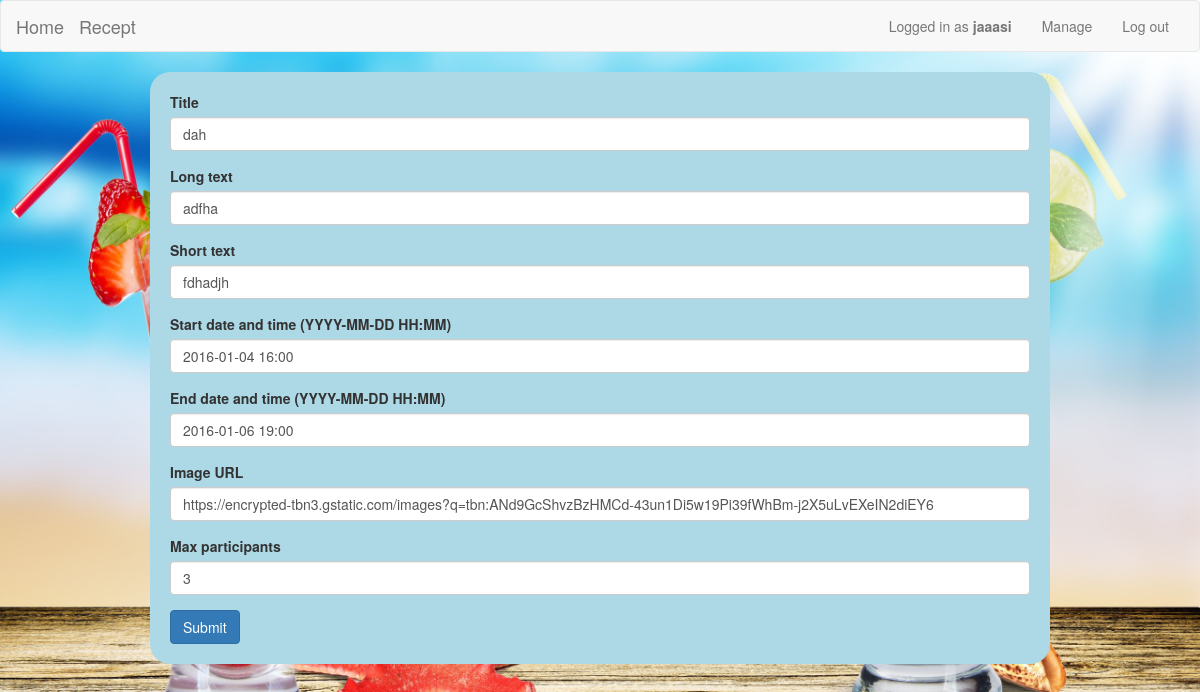
Screenshot of /editEvent/5/ (signed in) with the database file from the repository.
### mysite/models.py (models this page shows)
class Event(models.Model):
    title = models.CharField(max_length=255)
    longText = models.CharField(max_length=255)
    shortText = models.CharField(max_length=255)
    startTime = models.DateTimeField()
    endTime = models.DateTimeField()
    imgUrl = models.URLField(unique=False)
    maxParticipants = models.IntegerField()

### mysite/views.py (the view)
# urls.py: url(r'^editEvent/(\d+)/$', editEvent),
def editEvent(request, eventID):
    event = Event.objects.get(id=eventID)
    if request.user.is_authenticated() and request.user.is_superuser:
        if request.method == 'POST':
            event.title = request.POST['title']
            event.longText = request.POST['longText']
            event.shortText = request.POST['shortText']
            event.startTime = request.POST['startTime']
            event.endTime = request.POST['endTime']
            event.imgUrl = request.POST['imgUrl']
            event.maxParticipants = request.POST['maxParticipants']
            event.save()
            messages.success(request, "Event edited!")
            return HttpResponseRedirect('/')
    return render_to_response("editEvent.html", {'event': event}, context_instance=RequestContext(request))

### mysite/templatetags/tags.py (called while the page is built)
@register.simple_tag
def active(request, pattern):
    if request.path.startswith(pattern):
        return 'active'
    return ''

### mysite/templates/editEvent.html (shortened to what this page needs)
<!DOCTYPE html>
<html>
<head lang="en">
   {% include "head.html" with pagetitle="Edit event"%}
</head>
<body class = "background">
    {% include "navbar.html" %}
    {% if request.user.is_authenticated and user.is_superuser%}
        <div class="basicdiv">
            <form method="post" action="">
                <div class="form-group">
                    <label for="title">Title</label>
                    <input type="text" class="form-control" name="title" value="{{ event.title }}">
                </div>
                <div class="form-group">
                    <label for="longText">Long text</label>
                    <input type="text" class="form-control" name="longText" value="{{ event.longText }}">
                </div>
                <div class="form-group">
                    <label for="shortText">Short text</label>
                    <input type="text" class="form-control" name="shortText" value="{{ event.shortText }}">
                </div>
                <div class="form-group">
                    <label for="startTime">Start date and time (YYYY-MM-DD HH:MM)</label>
                    <input type="datetime" class="form-control" name="startTime" value="{{ event.startTime | date:'Y-m-d H:i' }}">
                </div>
                <div class="form-group">
                    <label for="endTime">End date and time (YYYY-MM-DD HH:MM)</label>
                    <input type="datetime" class="form-control" name="endTime" value="{{ event.endTime | date:'Y-m-d H:i' }}">
                </div>
                <div class="form-group">
                    <label for="imgUrl">Image URL</label>
                    <input type="text" class="form-control" name="imgUrl" value="{{ event.imgUrl }}">
                </div>
                <div class="form-group">
                    <label for="maxParticipants">Max participants</label>
                    <input type="number" class="form-control" name="maxParticipants" value="{{ event.maxParticipants }}">
                </div>
                <button type="submit" class="btn btn-primary">Submit</button>
            </form>
        </div>
    {% endif %}
</body>
</html>

### mysite/templates/logout.html
{% load tags %}
<li class="dropdown" id="menulogout">
	<p class="navbar-text">Logged in as <strong>{{user.username}}</strong></p>
	<ul class="nav navbar-nav">
		<li class="{% active request "/profile/" %}"><a href="/profile/{{ user.id }}/">Manage</a></li>
		<li><a href="/logout/">Log out</a></li>
	</ul>
</li>

### mysite/static/styles.css (style rules this page uses)
.background { background-image:url("background1.jpg"); background-repeat:no-repeat; background-size:cover; }
.basicdiv { background-color:lightblue; margin-left:auto; margin-right:auto; width:75%; height:auto; border-radius:20px; padding:20px; }

### rows the page displays
Event: title "dah", longText "adfha", shortText "fdhadjh", startTime "2016-01-04 16:00", endTime "2016-01-06 19:00", imgUrl "https://encrypted-tbn3.gstatic.com/images?q=tbn:ANd9GcShvzBzHMCd-43un1Di5w19Pi39fWhBm-j2X5uLvEXeIN2diEY6", maxParticipants "3"

### other values shown
{{ user.username }} "jaaasi"
